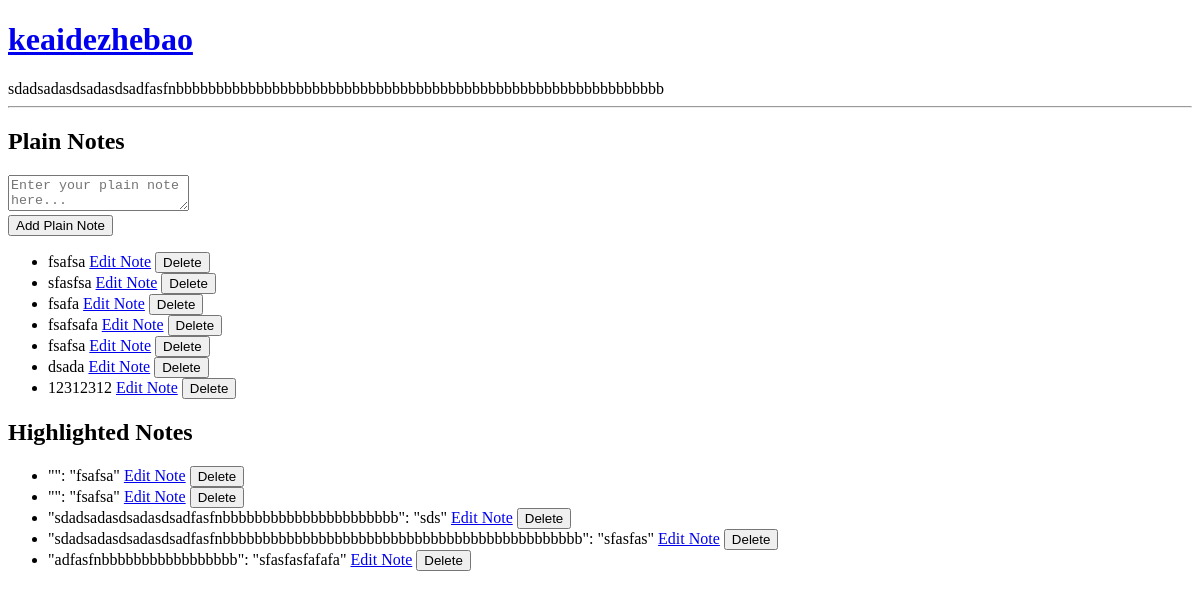
The app's page /article/1/, older data.
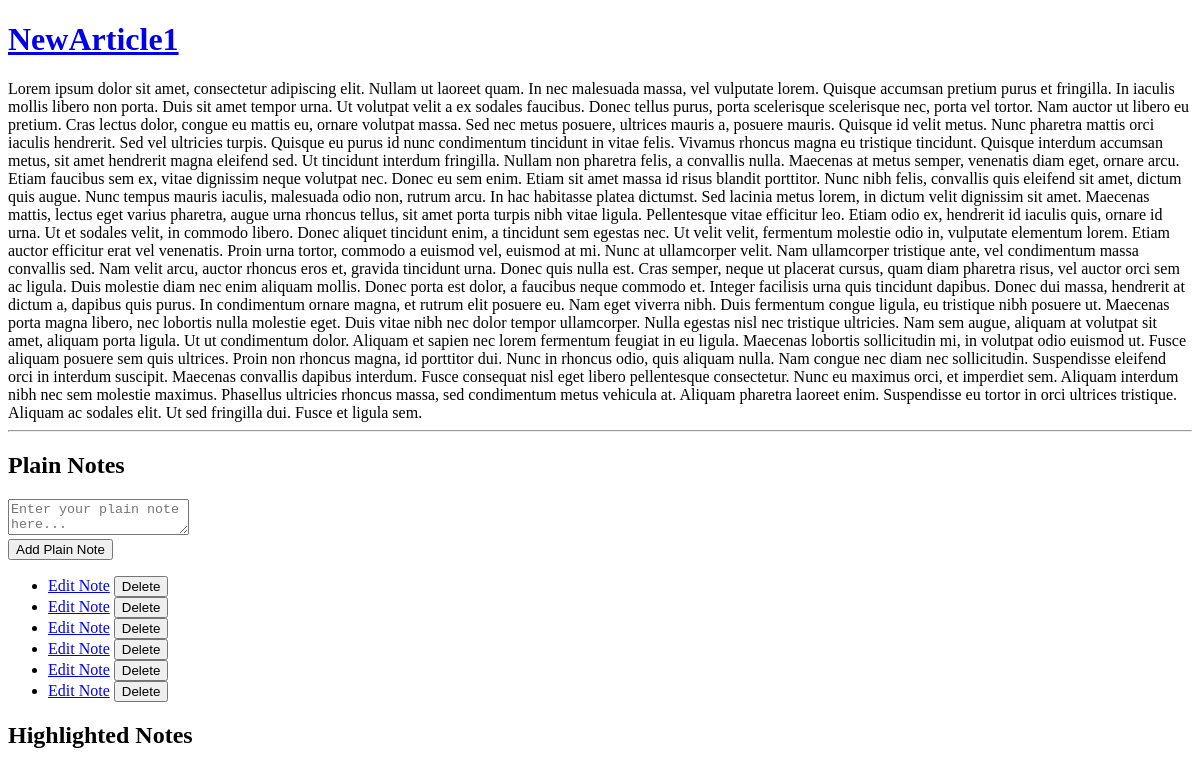
The same page, newer data.
### notes/models.py (models this page shows, shortened)
class Article(models.Model):
    title = models.CharField(max_length=200)
    content = models.TextField()

class PlainNote(models.Model):
    article = models.ForeignKey(
        Article, on_delete=models.CASCADE, related_name='plain_notes')
    text = models.TextField()

class HighlightedNote(models.Model):
    article = models.ForeignKey(
        Article, on_delete=models.CASCADE, related_name='highlighted_notes')
    selected_text = models.TextField()
    note_text = models.TextField()
    start_position = models.IntegerField(default=0)
    end_position = models.IntegerField(default=0)

### notes/views.py (the view, shortened to what this page needs)
# urls.py: path('article/<int:article_id>/', views.article_view, name='article_view'),
def article_view(request, article_id):
    article = get_object_or_404(Article, pk=article_id)
    plain_notes = article.plain_notes.all()
    highlighted_notes = article.highlighted_notes.all()
    return render(request, 'article.html', {
        'article': article,
        'plain_notes': plain_notes,
        'highlighted_notes': highlighted_notes
    })

### notes/templates/article.html (shortened to what this page needs)
<!DOCTYPE html>
<html lang="en">
  <head>
  </head>
  <body>
    <a href="{%url 'notes:index'%}"><h1>{{ article.title }}</h1></a>
    <div id="content">{{ article.content|safe }}</div>
    <hr />
    <h2>Plain Notes</h2>
    <form method="post">
      <textarea
        name="plain_note_text"
        placeholder="Enter your plain note here..."
      ></textarea
      ><br />
      <button type="submit" name="plain_note">Add Plain Note</button>
    </form>
    <ul>
      {% for note in plain_notes %}
      <li>
        {{ note.text }}
        <a
          href="{% url 'notes:edit_plain_note' note.id %}?next={{ request.build_absolute_uri }}"
          >Edit Note</a
        >
        <form
          action="{% url 'notes:delete_note' note.id %}"
          method="POST"
          style="display: inline"
        >
          <button
            type="submit"
            class="btn btn-danger"
            onclick="return confirm('Are you sure?');"
          >
            Delete
          </button>
        </form>
      </li>
      {% endfor %}
    </ul>
    <h2>Highlighted Notes</h2>
    <ul>
      {% for note in highlighted_notes %}
      <li>
        "{{ note.selected_text }}": "{{ note.note_text }}"
        <a
          href="{% url 'notes:edit_highlighted_note' note.id %}?next={{ request.build_absolute_uri }}"
          >Edit Note</a
        >
        <form
          action="{% url 'notes:delete_highlighted_note' note.id %}"
          method="POST"
          style="display: inline"
        >
          <button
            type="submit"
            class="btn btn-danger"
            onclick="return confirm('Are you sure?');"
          >
            Delete
          </button>
        </form>
      </li>
      {% endfor %}
    </ul>
  </body>
</html>

Row changes from the older to the newer data that the page shows:
no longer on this page (row edited): PlainNote: text "fsafsa"
no longer on this page (row edited): PlainNote: text "sfasfsa"
no longer on this page (row edited): PlainNote: text "fsafa"
no longer on this page (row edited): PlainNote: text "fsafsafa"
removed PlainNote: text "fsafsa"
removed PlainNote: text "dsada"
removed HighlightedNote: note_text "fsafsa"
removed HighlightedNote: note_text "fsafsa"
removed HighlightedNote: selected_text "sdadsadasdsadasdsadfasfnbbbbbbbbbbbbbbbbbbbbbb", note_text "sds"
removed HighlightedNote: selected_text "sdadsadasdsadasdsadfasfnbbbbbbbbbbbbbbbbbbbbbbbbbbbbbbbbbbbbbbbbbbbbb", note_text "sfasfas"
removed HighlightedNote: selected_text "adfasfnbbbbbbbbbbbbbbbbb", note_text "sfasfasfafafa"
changed Article: title "keaidezhebao" → "NewArticle1"; content "sdadsadasdsadasdsadfasfnbbbbbbbbbbbbbbbbbbbbbbbbbbbbbbbbbbbbbbbbbbbbbbbbbbbbbbbbbbbbb" → "Lorem ipsum dolor sit amet, consectetur adipiscing elit. Nullam ut laoreet quam. In nec malesuada massa, vel vulputate lorem. Quisque accumsan pretium purus et fringilla. In iaculis mollis libero non porta. Duis sit amet tempor urna. Ut volutpat velit a ex sodales faucibus. Donec tellus purus, porta scelerisque scelerisque nec, porta vel tortor. Nam auctor ut libero eu pretium. Cras lectus dolor, congue eu mattis eu, ornare volutpat massa. Sed nec metus posuere, ultrices mauris a, posuere mauris. Quisque id velit metus. Nunc pharetra mattis orci iaculis hendrerit. Sed vel ultricies turpis. Quisque eu purus id nunc condimentum tincidunt in vitae felis. Vivamus rhoncus magna eu tristique…"
changed PlainNote (number 1 of 6 on the later page): text "12312312" → (not shown)
